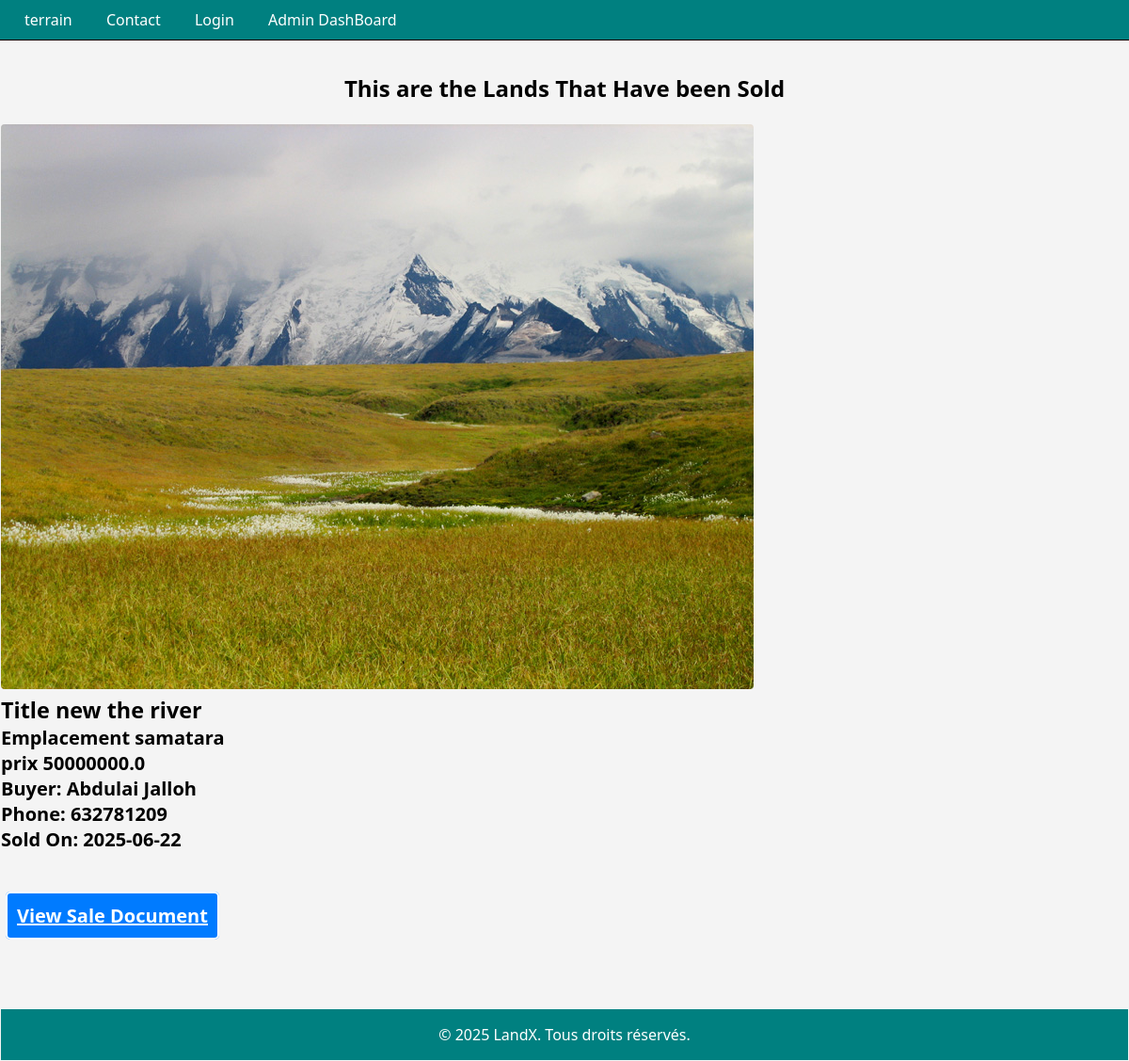
/sold_land, run on the app's committed database.
### app/models.py (models this page shows)
class Sale(db.Model):
    id = db.Column(db.Integer, primary_key=True)
    land_id = db.Column(db.Integer, db.ForeignKey('land.id'), nullable=False)
    buyerName = db.Column(db.String(100))
    phone = db.Column(db.String(20))
    sale_date = db.Column(db.Date)
    documents = db.Column(db.String(200))

class Land(db.Model):
  id = db.Column(db.Integer, primary_key=True)
  title = db.Column(db.String(100), nullable=False)
  location = db.Column(db.String(150), nullable=False)
  price = db.Column(db.Float(120), nullable=False)
  description = db.Column(db.Text)
  mainImage = db.Column(db.String(255))
  gallery = db.Column(db.PickleType)
  features = db.Column(db.PickleType)
  status = db.Column(db.String(50), default='Available')
  name = db.Column(db.String(100))
  email = db.Column(db.String(100))
  phone = db.Column(db.String(50))
  date_Added = db.Column(db.DateTime, default=datetime.utcnow)
  latitude = db.Column(db.Float(255))
  longitude = db.Column(db.Float(255))
  visible = db.Column(db.Boolean, default=True)
  sales = db.relationship('Sale', backref='land', cascade="all, delete", lazy=True)

### app/routes/land_routes.py (the view)
@land_bp.route('/sold_land')
def view_sold_land():
    sold_lands = Sale.query.order_by(Sale.sale_date.desc()).all()
    return render_template('soldLand.html', sold_lands=sold_lands)

### templates/soldLand.html
{% extends 'layout.html' %}
{% block content %}
  {% for sale in sold_lands %}
  <br>
  <section class="admin-bored">
    <h2>This are the Lands That Have been Sold</h2>
  </section> <br>
    <div class="sold-card">
      {% if sale.land and sale.land.mainImage %}
       <a href="{{ sale.land.mainImage }}"> <img src="{{( sale.land.mainImage) }}" alt="Land image"> </a>
      {% endif %}
      <h3><strong>Title</strong> {{ sale.land.title if sale.land else 'No title' }}</h3>
      <p><strong>Emplacement</strong> {{ sale.land.location if sale.land else 'No location' }}</p>
      <p><strong>prix</strong> {{ sale.land.price if sale.land else 'No price' }}</p>
      <p>Buyer: {{ sale.buyerName }}</p>
      <p>Phone: {{ sale.phone }}</p>
      <p>Sold On: {{ sale.sale_date.strftime('%Y-%m-%d') if sale.sale_date else 'N/A' }}</p> <br><br>
      {% if sale.documents %}
        <p><a href="{{ url_for('static', filename='uploads/' + sale.documents) }}" target="_blank">View Sale Document</a></p> <br><br>
      {% endif %}
    </div>
  {% else %}
    <p>No sold land records found.</p>
  {% endfor %}
{% endblock %}

### static/style.css (style rules this page uses)
* { box-sizing: border-box; margin: 0; padding: 0; font-family: 'Segoe UI', sans-serif; }
body { margin: 0; padding: 1px; font-family: Arial, sans-serif; background-color: #f4f4f4; }
img { border-radius: 4px; }
.sold-card { font-size: 20px; font-weight: bold; }
.sold-card p a { margin: 5px; color: #fff; background-color: #007bff; padding: 10px; border: 2px solid #fff; border-radius: 5px; }
.admin-bored { text-align: center; font-weight: bold; }

### data on the page
Sale: mainImage (picture), land "new the river", land "samatara", land "50000000.0", buyerName "Abdulai Jalloh", phone "632781209", sale_date "2025-06-22"
